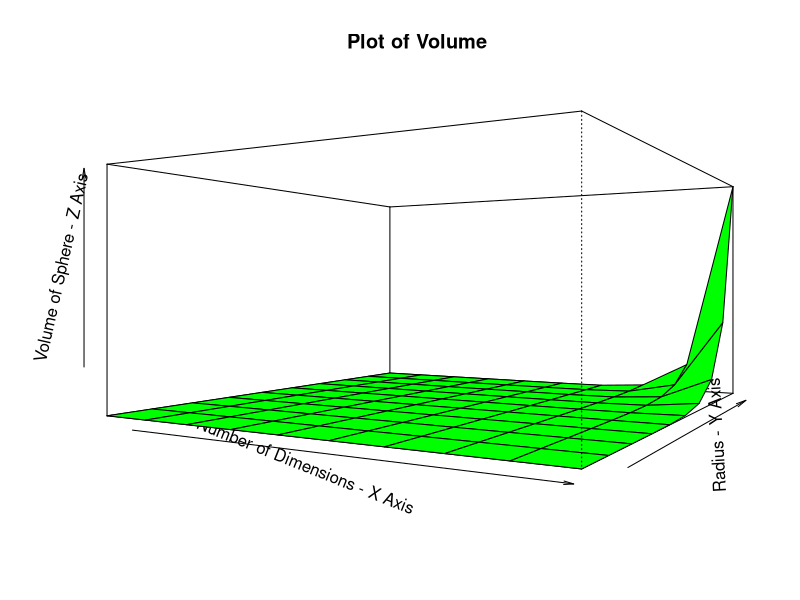

Reproduce this figure in R.
## ---- chunk 1
knitr::opts_chunk$set(echo = TRUE)
## ---- chunk 2
x=(1:10)#dimension
y=(1:10)#radius
z=function(x,y){((pi^(x/2))*(y**x))/(gamma((x/2)+1))}
## ---- chunk 3
z=outer(x,y,z)
persp(x,y,z,xlab = "Number of Dimensions - X Axis",ylab = "Radius - Y Axis", zlab = "Volume of Sphere - Z Axis",main = "Plot of Volume ", theta = 30,col = "green",phi=0,expand = 0.5)
